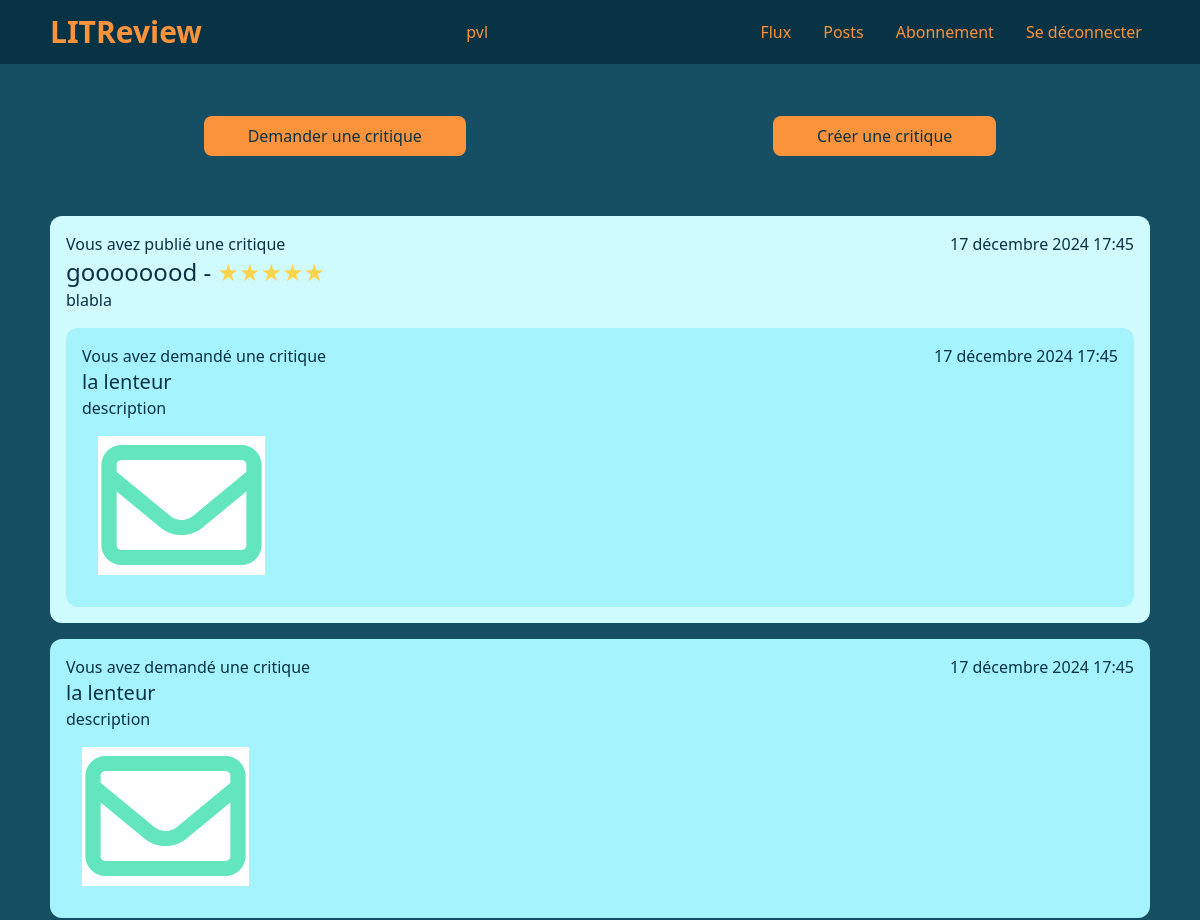
/review/flux/ (signed in, upper part), run on an earlier commit of the app's database.
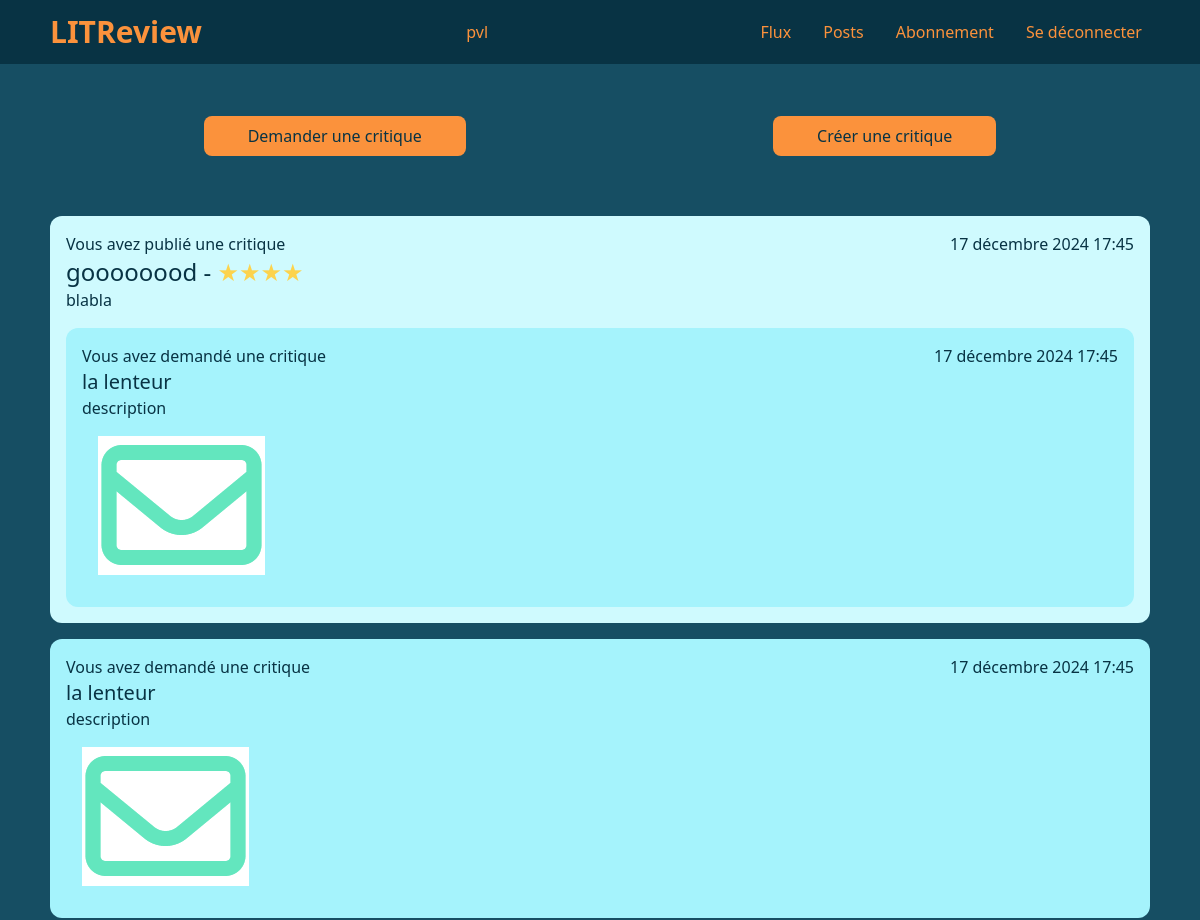
And on a later commit of the database.
### review/models.py (models this page shows, shortened)
class Review(models.Model):
    ticket = models.ForeignKey(to=Ticket, on_delete=models.CASCADE)
    rating = models.PositiveSmallIntegerField(validators=[MinValueValidator(0), MaxValueValidator(5)])
    headline = models.CharField(max_length=128)
    body = models.CharField(max_length=8192, blank=True)
    user = models.ForeignKey(to=settings.AUTH_USER_MODEL, on_delete=models.CASCADE)
    time_created = models.DateTimeField(auto_now_add=True)

class Ticket(models.Model):
    title = models.CharField(max_length=128)
    description = models.CharField(max_length=2048, blank=True)
    user = models.ForeignKey(to=settings.AUTH_USER_MODEL, on_delete=models.CASCADE)
    image = models.ImageField(null=True, blank=True)
    time_created = models.DateTimeField(auto_now_add=True)

### review/views.py (the view)
# urls.py: path('flux/', views.FluxView.as_view(), name='flux'),
class FluxView(LoginRequiredMixin, View):
    template = 'review/flux.html'
    ticket_class = models.Ticket
    review_class = models.Review
    def get(self, request):
        users_viewable = User.objects.filter(
            Q(follow_user__user = request.user) |
            Q(pk=request.user.pk)
        )
        tickets = self.ticket_class.objects.filter(user__in=users_viewable)
        tickets = tickets.annotate(content_type=Value('TICKET', CharField()))
        reviews = self.review_class.objects.filter(user__in=users_viewable)
        reviews = reviews.annotate(content_type=Value('REVIEW', CharField()))
        posts = sorted(
            chain(tickets, reviews),
            key=lambda post: post.time_created,
            reverse=True
        )
        messages.success(request, 'test')
        return render(request, self.template, context={'posts': posts})

### review/templates/review/flux.html
{% extends 'base.html' %}
{% block content %}
    <div class="flex items-center justify-around h-40 w-full">
        <a href="{% url 'create_ticket' %}"
        class="px-11 py-2 bg-orange-400 rounded-lg hover:bg-orange-500">
        Demander une critique
        </a>
        <a href="{% url 'create_review' %}"
        class="px-11 py-2 bg-orange-400 rounded-lg hover:bg-orange-500">
        Créer une critique
        </a>
    </div>
    <div class="flex flex-col gap-4 w-full">
        {% for post in posts %}
            {% if post.content_type == 'TICKET' %}
                {% include 'review/partials/ticket_snippet.html' %}
            {% elif post.content_type == 'REVIEW' %}
                {% include 'review/partials/review_snippet.html' %}
            {% endif %}
        {% endfor %}
    </div>
{% endblock %}

### review/templates/review/partials/review_snippet.html
{% load mathfilters %}
<div class="flex flex-col p-4 gap-4 rounded-xl bg-cyan-100">
    <div class="flex justify-between">
        <div class="">
            {% if post.user == user %}
            <p>Vous avez publié une critique</p>
            {% else %}
            <p>{{ post.user }} a publié une critique</p>
            {% endif %}
            <p class="text-2xl">{{ post.headline }} - <span class="text-amber-300">{{ '★'|mul:post.rating }}</span></p>
            <p>{{ post.body }}</p>
        </div>
        <p>{{ post.time_created }}</p>
    </div>
    {% with post=post.ticket %}
        {% include 'review/partials/ticket_snippet.html' %}
    {% endwith %}
</div>

### review/templates/review/partials/ticket_snippet.html
<div class="p-4 rounded-xl bg-cyan-200">
    <div class="flex justify-between">
        <div>
            {% if post.user == user %}
            <p>Vous avez demandé une critique</p>
            {% else %}
            <p>{{ post.user }} a demandé une critique</p>
            {% endif %}
            <p class="text-xl">{{ post.title }}</p>
            <p>{{ post.description }}</p>
        </div>
        <p>{{ post.time_created }}</p>
    </div>
    {% if post.image %}
    <img src="{{ post.image.url }}" class="p-4">
    {% endif %}
</div>

What changed in the data, as far as the page shows it:
changed Review "goooooood": rating "★★★★★" → "★★★★"
